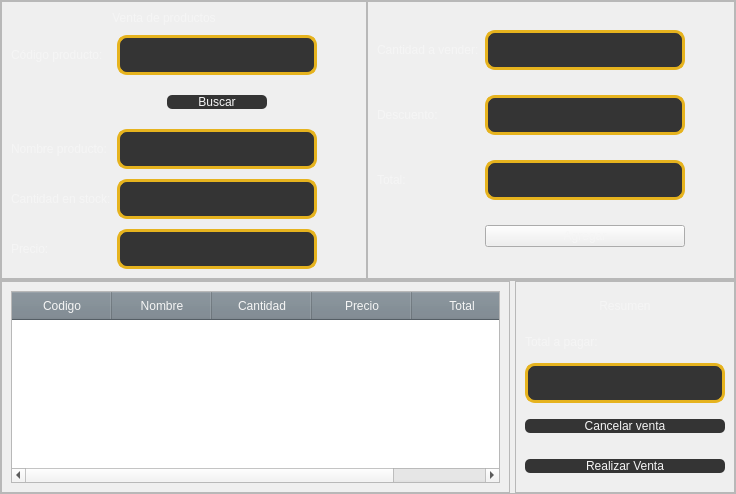
                      <widget class="QWidget" name="Puntodeventas">
                       <layout class="QVBoxLayout" name="verticalLayout_12">
                        <property name="spacing">
                         <number>0</number>
                        </property>
                        <property name="leftMargin">
                         <number>0</number>
                        </property>
                        <property name="topMargin">
                         <number>0</number>
                        </property>
                        <property name="rightMargin">
                         <number>0</number>
                        </property>
                        <property name="bottomMargin">
                         <number>0</number>
                        </property>
                        <item>
                         <widget class="QFrame" name="frame_18">
                          <property name="frameShape">
                           <enum>QFrame::StyledPanel</enum>
                          </property>
                          <property name="frameShadow">
                           <enum>QFrame::Raised</enum>
                          </property>
                          <layout class="QHBoxLayout" name="horizontalLayout_10">
                           <property name="spacing">
                            <number>0</number>
                           </property>
                           <property name="leftMargin">
                            <number>0</number>
                           </property>
                           <property name="topMargin">
                            <number>0</number>
                           </property>
                           <property name="rightMargin">
                            <number>0</number>
                           </property>
                           <property name="bottomMargin">
                            <number>0</number>
                           </property>
                           <item>
                            <widget class="QFrame" name="frame_20">
                             <property name="styleSheet">
                              <string notr="true">
font: 87 14pt &quot;Arial Black&quot;;
color: whitesmoke;</string>
                             </property>
                             <property name="frameShape">
                              <enum>QFrame::StyledPanel</enum>
                             </property>
                             <property name="frameShadow">
                              <enum>QFrame::Raised</enum>
                             </property>
                             <layout class="QGridLayout" name="gridLayout_22">
                              <property name="verticalSpacing">
                               <number>10</number>
                              </property>
                              <item row="0" column="0" colspan="3">
                               <widget class="QLabel" name="label_106">
                                <property name="text">
                                 <string>Venta de productos</string>
                                </property>
                                <property name="alignment">
                                 <set>Qt::AlignCenter</set>
                                </property>
                               </widget>
                              </item>
                              <item row="3" column="2">
                               <widget class="QLineEdit" name="lineEdit_8">
                                <property name="minimumSize">
                                 <size>
                                  <width>200</width>
                                  <height>40</height>
                                 </size>
                                </property>
                                <property name="styleSheet">
                                 <string notr="true">background-color: #343434;
font: 87 14pt &quot;Arial Black&quot;;
color: whitesmoke;
border: 3px solid #e6b31e;
border-radius: 10px;
</string>
                                </property>
                                <property name="readOnly">
                                 <bool>true</bool>
                                </property>
                               </widget>
                              </item>
                              <item row="5" column="2">
                               <widget class="QLineEdit" name="lineEdit_9">
                                <property name="minimumSize">
                                 <size>
                                  <width>200</width>
                                  <height>40</height>
                                 </size>
                                </property>
                                <property name="styleSheet">
                                 <string notr="true">background-color: #343434;
font: 87 14pt &quot;Arial Black&quot;;
color: whitesmoke;
border: 3px solid #e6b31e;
border-radius: 10px;
</string>
                                </property>
                                <property name="readOnly">
                                 <bool>true</bool>
                                </property>
                               </widget>
                              </item>
                              <item row="4" column="2">
                               <widget class="QLineEdit" name="lineEdit_6">
                                <property name="minimumSize">
                                 <size>
                                  <width>200</width>
                                  <height>40</height>
                                 </size>
                                </property>
                                <property name="styleSheet">
                                 <string notr="true">background-color: #343434;
font: 87 14pt &quot;Arial Black&quot;;
color: whitesmoke;
border: 3px solid #e6b31e;
border-radius: 10px;
</string>
                                </property>
                                <property name="readOnly">
                                 <bool>true</bool>
                                </property>
                               </widget>
                              </item>
                              <item row="5" column="0">
                               <widget class="QLabel" name="label_120">
                                <property name="text">
                                 <string>Precio:</string>
                                </property>
                               </widget>
                              </item>
                              <item row="1" column="2">
                               <widget class="QLineEdit" name="lineEdit_5">
                                <property name="minimumSize">
                                 <size>
                                  <width>200</width>
                                  <height>40</height>
                                 </size>
                                </property>
                                <property name="styleSheet">
                                 <string notr="true">background-color: #343434;
font: 87 14pt &quot;Arial Black&quot;;
color: whitesmoke;
border: 3px solid #e6b31e;
border-radius: 10px;
</string>
                                </property>
                               </widget>
                              </item>
                              <item row="4" column="0" colspan="2">
                               <widget class="QLabel" name="label_116">
                                <property name="text">
                                 <string>Cantidad en stock:</string>
                                </property>
                               </widget>
                              </item>
                              <item row="3" column="0" colspan="2">
                               <widget class="QLabel" name="label_115">
                                <property name="text">
                                 <string>Nombre producto:</string>
                                </property>
                               </widget>
                              </item>
                              <item row="1" column="0" colspan="2">
                               <widget class="QLabel" name="label_112">
                                <property name="text">
                                 <string>Código producto:</string>
                                </property>
                               </widget>
                              </item>
                              <item row="3" column="3">
                               <spacer name="horizontalSpacer_4">
                                <property name="orientation">
                                 <enum>Qt::Horizontal</enum>
                                </property>
                                <property name="sizeHint" stdset="0">
                                 <size>
                                  <width>40</width>
                                  <height>20</height>
                                 </size>
                                </property>
                               </spacer>
                              </item>
                              <item row="2" column="2" alignment="Qt::AlignHCenter">
                               <widget class="QPushButton" name="pushButton_7">
                                <property name="minimumSize">
                                 <size>
                                  <width>100</width>
                                  <height>0</height>
                                 </size>
                                </property>
                                <property name="styleSheet">
                                 <string notr="true">QPushButton{
	background-color: #343434;
	font: 87 14pt &quot;Arial Black&quot;;
	color: whitesmoke;
	border-radius: 5px;
	border: .5px solid #e6b31e;
	margin: 10 px;
	right-margin: 10px;
}

QPushButton:hover{
	background-color: #e6b31e;
	font: 87 14pt &quot;Arial Black&quot;;
	color: whitesmoke;
	border-radius: 5px;
	border: 1.5px solid #343434;
	margin: 10 px;
	right-margin: 10px;
}</string>
                                </property>
                                <property name="text">
                                 <string>Buscar</string>
                                </property>
                               </widget>
                              </item>
                             </layout>
                            </widget>
                           </item>
                           <item>
                            <widget class="QFrame" name="frame_21">
                             <property name="styleSheet">
                              <string notr="true">font: 87 14pt &quot;Arial Black&quot;;
color: whitesmoke;</string>
                             </property>
                             <property name="frameShape">
                              <enum>QFrame::StyledPanel</enum>
                             </property>
                             <property name="frameShadow">
                              <enum>QFrame::Raised</enum>
                             </property>
                             <layout class="QGridLayout" name="gridLayout_23">
                              <item row="1" column="0">
                               <widget class="QLabel" name="label_119">
                                <property name="text">
                                 <string>Cantidad a vender:</string>
                                </property>
                               </widget>
                              </item>
                              <item row="4" column="0">
                               <widget class="QLabel" name="label_122">
                                <property name="text">
                                 <string>Total:</string>
                                </property>
                               </widget>
                              </item>
                              <item row="2" column="0">
                               <widget class="QLabel" name="label_121">
                                <property name="text">
                                 <string>Descuento:</string>
                                </property>
                               </widget>
                              </item>
                              <item row="6" column="1">
                               <widget class="QPushButton" name="pushButton_8">
                                <property name="cursor">
                                 <cursorShape>PointingHandCursor</cursorShape>
                                </property>
                                <property name="text">
                                 <string>Agregar</string>
                                </property>
                               </widget>
                              </item>
                              <item row="4" column="1">
                               <widget class="QLineEdit" name="lineEdit_11">
                                <property name="minimumSize">
                                 <size>
                                  <width>200</width>
                                  <height>40</height>
                                 </size>
                                </property>
                                <property name="styleSheet">
                                 <string notr="true">background-color: #343434;
font: 87 14pt &quot;Arial Black&quot;;
color: whitesmoke;
border: 3px solid #e6b31e;
border-radius: 10px;
</string>
                                </property>
                                <property name="readOnly">
                                 <bool>true</bool>
                                </property>
                               </widget>
                              </item>
                              <item row="1" column="1">
                               <widget class="QLineEdit" name="lineEdit_7">
                                <property name="minimumSize">
                                 <size>
                                  <width>200</width>
                                  <height>40</height>
                                 </size>
                                </property>
                                <property name="styleSheet">
                                 <string notr="true">background-color: #343434;
font: 87 14pt &quot;Arial Black&quot;;
color: whitesmoke;
border: 3px solid #e6b31e;
border-radius: 10px;
</string>
                                </property>
                               </widget>
                              </item>
                              <item row="2" column="1">
                               <widget class="QLineEdit" name="lineEdit_10">
                                <property name="minimumSize">
                                 <size>
                                  <width>200</width>
                                  <height>40</height>
                                 </size>
                                </property>
                                <property name="styleSheet">
                                 <string notr="true">background-color: #343434;
font: 87 14pt &quot;Arial Black&quot;;
color: whitesmoke;
border: 3px solid #e6b31e;
border-radius: 10px;
</string>
                                </property>
                               </widget>
                              </item>
                              <item row="4" column="2">
                               <spacer name="horizontalSpacer_5">
                                <property name="orientation">
                                 <enum>Qt::Horizontal</enum>
                                </property>
                                <property name="sizeHint" stdset="0">
                                 <size>
                                  <width>40</width>
                                  <height>20</height>
                                 </size>
                                </property>
                               </spacer>
                              </item>
                             </layout>
                            </widget>
                           </item>
                          </layout>
                         </widget>
                        </item>
                        <item>
                         <widget class="QFrame" name="frame_19">
                          <property name="styleSheet">
                           <string notr="true"/>
                          </property>
                          <property name="frameShape">
                           <enum>QFrame::StyledPanel</enum>
                          </property>
                          <property name="frameShadow">
                           <enum>QFrame::Raised</enum>
                          </property>
                          <layout class="QHBoxLayout" name="horizontalLayout_11" stretch="8,0">
                           <property name="spacing">
                            <number>5</number>
                           </property>
                           <property name="leftMargin">
                            <number>0</number>
                           </property>
                           <property name="topMargin">
                            <number>0</number>
                           </property>
                           <property name="rightMargin">
                            <number>0</number>
                           </property>
                           <property name="bottomMargin">
                            <number>0</number>
                           </property>
                           <item>
                            <widget class="QFrame" name="frame_22">
                             <property name="styleSheet">
                              <string notr="true"/>
                             </property>
                             <property name="frameShape">
                              <enum>QFrame::StyledPanel</enum>
                             </property>
                             <property name="frameShadow">
                              <enum>QFrame::Raised</enum>
                             </property>
                             <layout class="QGridLayout" name="gridLayout_24">
                              <item row="0" column="0">
                               <widget class="QTableWidget" name="tableWidget">
                                <property name="styleSheet">
                                 <string notr="true">QHeaderView::section{
	padding: 5px;
	background-color: #77838d;
	border: .5px solid #034aa6;
	font: 87 13pt &quot;Arial Black&quot;;
	color: whitesmoke;

}</string>
                                </property>
                                <column>
                                 <property name="text">
                                  <string>Codigo</string>
                                 </property>
                                </column>
                                <column>
                                 <property name="text">
                                  <string>Nombre</string>
                                 </property>
                                </column>
                                <column>
                                 <property name="text">
                                  <string>Cantidad</string>
                                 </property>
                                </column>
                                <column>
                                 <property name="text">
                                  <string>Precio</string>
                                 </property>
                                </column>
                                <column>
                                 <property name="text">
                                  <string>Total</string>
                                 </property>
                                </column>
                               </widget>
                              </item>
                             </layout>
                            </widget>
                           </item>
                           <item>
                            <widget class="QFrame" name="frame_23">
                             <property name="styleSheet">
                              <string notr="true">
font: 87 14pt &quot;Arial Black&quot;;
color: whitesmoke;</string>
                             </property>
                             <property name="frameShape">
                              <enum>QFrame::StyledPanel</enum>
                             </property>
                             <property name="frameShadow">
                              <enum>QFrame::Raised</enum>
                             </property>
                             <layout class="QVBoxLayout" name="verticalLayout_13">
                              <item>
                               <widget class="QLabel" name="label_113">
                                <property name="text">
                                 <string>Resumen</string>
                                </property>
                                <property name="alignment">
                                 <set>Qt::AlignCenter</set>
                                </property>
                               </widget>
                              </item>
                              <item>
                               <widget class="QLabel" name="label_114">
                                <property name="text">
                                 <string>Total a pagar: </string>
                                </property>
                               </widget>
                              </item>
                              <item>
                               <widget class="QLineEdit" name="lineEdit_12">
                                <property name="minimumSize">
                                 <size>
                                  <width>200</width>
                                  <height>40</height>
                                 </size>
                                </property>
                                <property name="cursor">
                                 <cursorShape>ArrowCursor</cursorShape>
                                </property>
                                <property name="styleSheet">
                                 <string notr="true">background-color: #343434;
font: 87 14pt &quot;Arial Black&quot;;
color: whitesmoke;
border: 3px solid #e6b31e;
border-radius: 10px;
</string>
                                </property>
                                <property name="readOnly">
                                 <bool>true</bool>
                                </property>
                               </widget>
                              </item>
                              <item>
                               <widget class="QPushButton" name="pushButton_9">
                                <property name="cursor">
                                 <cursorShape>PointingHandCursor</cursorShape>
                                </property>
                                <property name="styleSheet">
                                 <string notr="true">QPushButton{
	background-color: #343434;
	font: 87 14pt &quot;Arial Black&quot;;
	color: whitesmoke;
	border-radius: 5px;
	border: .5px solid #e6b31e;
	margin: 10 px;
	right-margin: 10px;
}

QPushButton:hover{
	background-color: #e6b31e;
	font: 87 14pt &quot;Arial Black&quot;;
	color: whitesmoke;
	border-radius: 5px;
	border: 1.5px solid #343434;
	margin: 10 px;
	right-margin: 10px;
}</string>
                                </property>
                                <property name="text">
                                 <string>Cancelar venta</string>
                                </property>
                               </widget>
                              </item>
                              <item>
                               <widget class="QPushButton" name="pushButton_10">
                                <property name="cursor">
                                 <cursorShape>PointingHandCursor</cursorShape>
                                </property>
                                <property name="styleSheet">
                                 <string notr="true">QPushButton{
	background-color: #343434;
	font: 87 14pt &quot;Arial Black&quot;;
	color: whitesmoke;
	border-radius: 5px;
	border: .5px solid #e6b31e;
	margin: 10 px;
	right-margin: 10px;
}

QPushButton:hover{
	background-color: #e6b31e;
	font: 87 14pt &quot;Arial Black&quot;;
	color: whitesmoke;
	border-radius: 5px;
	border: 1.5px solid #343434;
	margin: 10 px;
	right-margin: 10px;
}</string>
                                </property>
                                <property name="text">
                                 <string>Realizar Venta</string>
                                </property>
                               </widget>
                              </item>
                             </layout>
                            </widget>
                           </item>
                          </layout>
                         </widget>
                        </item>
                       </layout>
                      </widget>
